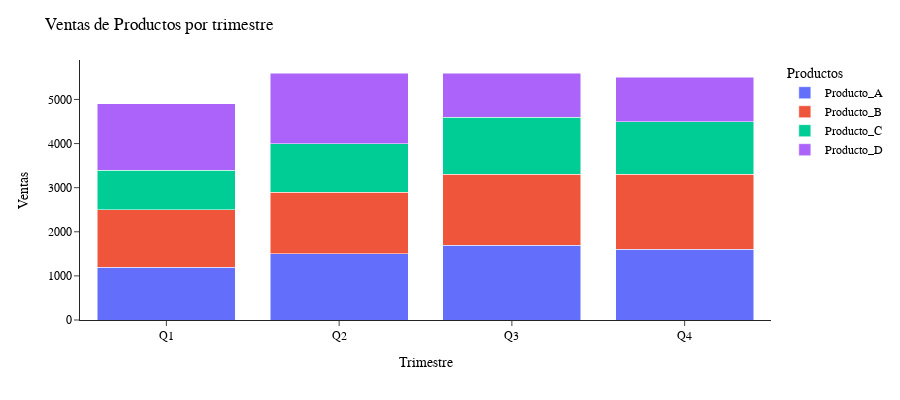

Write notebook code for a chart like this one.
### Markdown cell above
![Gráfico](img/distribucion.png)

### Code cell
fig2 = px.bar(df, x='Trimestre', y="Ventas", color="Productos",labels={'Ventas':'Ventas','Trimestre':'Trimestre'})
fig2.update_layout(title = 'Ventas de Productos por trimestre',  
                   font = dict ( family = 'arial',
                                 size = 12,
                               color = 'black'),
                   template = 'simple_white',  
                   height = 400,  
                   width = 900,
                   barmode='stack' # Se especifica que serán barras apiladas.
                )

fig2.show()

### Figure 1 — Plotly figure (JSON) as saved in the notebook; plotly's stock layout.template omitted (floating-point values rounded to 4 significant figures)
{"data": [{"alignmentgroup": "True", "hovertemplate": "Productos=Producto_A<br>Trimestre=%{x}<br>Ventas=%{y}<extra></extra>", "legendgroup": "Producto_A", "marker": {"color": "#636efa", "pattern": {"shape": ""}}, "name": "Producto_A", "offsetgroup": "Producto_A", "orientation": "v", "showlegend": true, "textposition": "auto", "type": "bar", "x": ["Q1", "Q2", "Q3", "Q4"], "xaxis": "x", "y": [1200, 1500, 1700, 1600], "yaxis": "y"}, {"alignmentgroup": "True", "hovertemplate": "Productos=Producto_B<br>Trimestre=%{x}<br>Ventas=%{y}<extra></extra>", "legendgroup": "Producto_B", "marker": {"color": "#EF553B", "pattern": {"shape": ""}}, "name": "Producto_B", "offsetgroup": "Producto_B", "orientation": "v", "showlegend": true, "textposition": "auto", "type": "bar", "x": ["Q1", "Q2", "Q3", "Q4"], "xaxis": "x", "y": [1300, 1400, 1600, 1700], "yaxis": "y"}, {"alignmentgroup": "True", "hovertemplate": "Productos=Producto_C<br>Trimestre=%{x}<br>Ventas=%{y}<extra></extra>", "legendgroup": "Producto_C", "marker": {"color": "#00cc96", "pattern": {"shape": ""}}, "name": "Producto_C", "offsetgroup": "Producto_C", "orientation": "v", "showlegend": true, "textposition": "auto", "type": "bar", "x": ["Q1", "Q2", "Q3", "Q4"], "xaxis": "x", "y": [900, 1100, 1300, 1200], "yaxis": "y"}, {"alignmentgroup": "True", "hovertemplate": "Productos=Producto_D<br>Trimestre=%{x}<br>Ventas=%{y}<extra></extra>", "legendgroup": "Producto_D", "marker": {"color": "#ab63fa", "pattern": {"shape": ""}}, "name": "Producto_D", "offsetgroup": "Producto_D", "orientation": "v", "showlegend": true, "textposition": "auto", "type": "bar", "x": ["Q1", "Q2", "Q3", "Q4"], "xaxis": "x", "y": [1500, 1600, 1000, 1000], "yaxis": "y"}], "layout": {"barmode": "stack", "font": {"color": "black", "family": "arial", "size": 12}, "height": 400, "legend": {"title": {"text": "Productos"}, "tracegroupgap": 0}, "margin": {"t": 60}, "title": {"text": "Ventas de Productos por trimestre"}, "width": 900, "xaxis": {"anchor": "y", "domain": [0, 1], "title": {"text": "Trimestre"}}, "yaxis": {"anchor": "x", "domain": [0, 1], "title": {"text": "Ventas"}}}}
